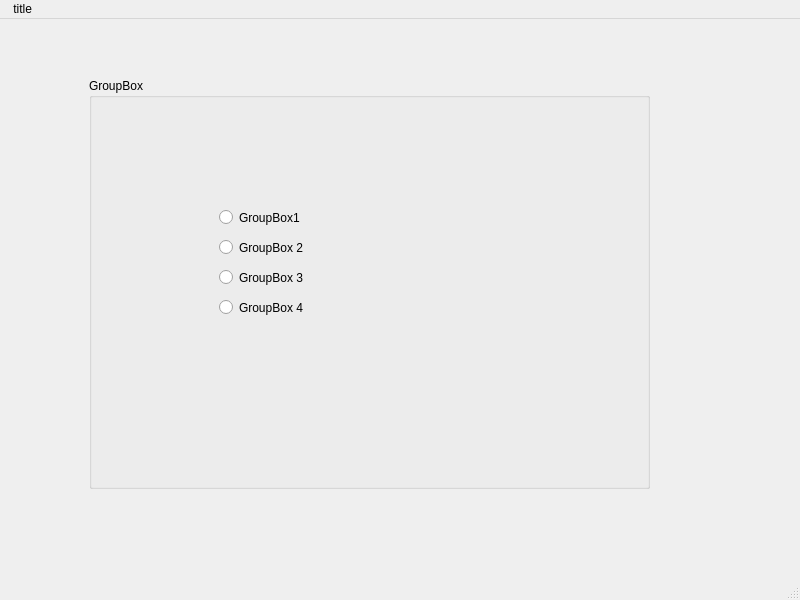
<?xml version="1.0" encoding="UTF-8"?>
<ui version="4.0">
 <class>MainWindow</class>
 <widget class="QMainWindow" name="MainWindow">
  <property name="geometry">
   <rect>
    <x>0</x>
    <y>0</y>
    <width>800</width>
    <height>600</height>
   </rect>
  </property>
  <property name="windowTitle">
   <string>MainWindow</string>
  </property>
  <widget class="QWidget" name="centralwidget">
   <widget class="QGroupBox" name="groupBox">
    <property name="geometry">
     <rect>
      <x>89</x>
      <y>59</y>
      <width>561</width>
      <height>411</height>
     </rect>
    </property>
    <property name="title">
     <string>GroupBox</string>
    </property>
    <widget class="QRadioButton" name="radioButton">
     <property name="geometry">
      <rect>
       <x>130</x>
       <y>130</y>
       <width>108</width>
       <height>19</height>
      </rect>
     </property>
     <property name="text">
      <string>GroupBox1</string>
     </property>
    </widget>
    <widget class="QRadioButton" name="radioButton_2">
     <property name="geometry">
      <rect>
       <x>130</x>
       <y>160</y>
       <width>108</width>
       <height>19</height>
      </rect>
     </property>
     <property name="text">
      <string>GroupBox 2</string>
     </property>
    </widget>
    <widget class="QRadioButton" name="radioButton_3">
     <property name="geometry">
      <rect>
       <x>130</x>
       <y>190</y>
       <width>108</width>
       <height>19</height>
      </rect>
     </property>
     <property name="text">
      <string>GroupBox 3</string>
     </property>
    </widget>
    <widget class="QRadioButton" name="radioButton_4">
     <property name="geometry">
      <rect>
       <x>130</x>
       <y>220</y>
       <width>108</width>
       <height>19</height>
      </rect>
     </property>
     <property name="text">
      <string>GroupBox 4</string>
     </property>
    </widget>
   </widget>
  </widget>
  <widget class="QMenuBar" name="menubar">
   <property name="geometry">
    <rect>
     <x>0</x>
     <y>0</y>
     <width>800</width>
     <height>26</height>
    </rect>
   </property>
   <widget class="QMenu" name="menu_title">
    <property name="title">
     <string> title</string>
    </property>
   </widget>
   <addaction name="menu_title"/>
  </widget>
  <widget class="QStatusBar" name="statusbar"/>
 </widget>
 <resources/>
 <connections/>
</ui>
